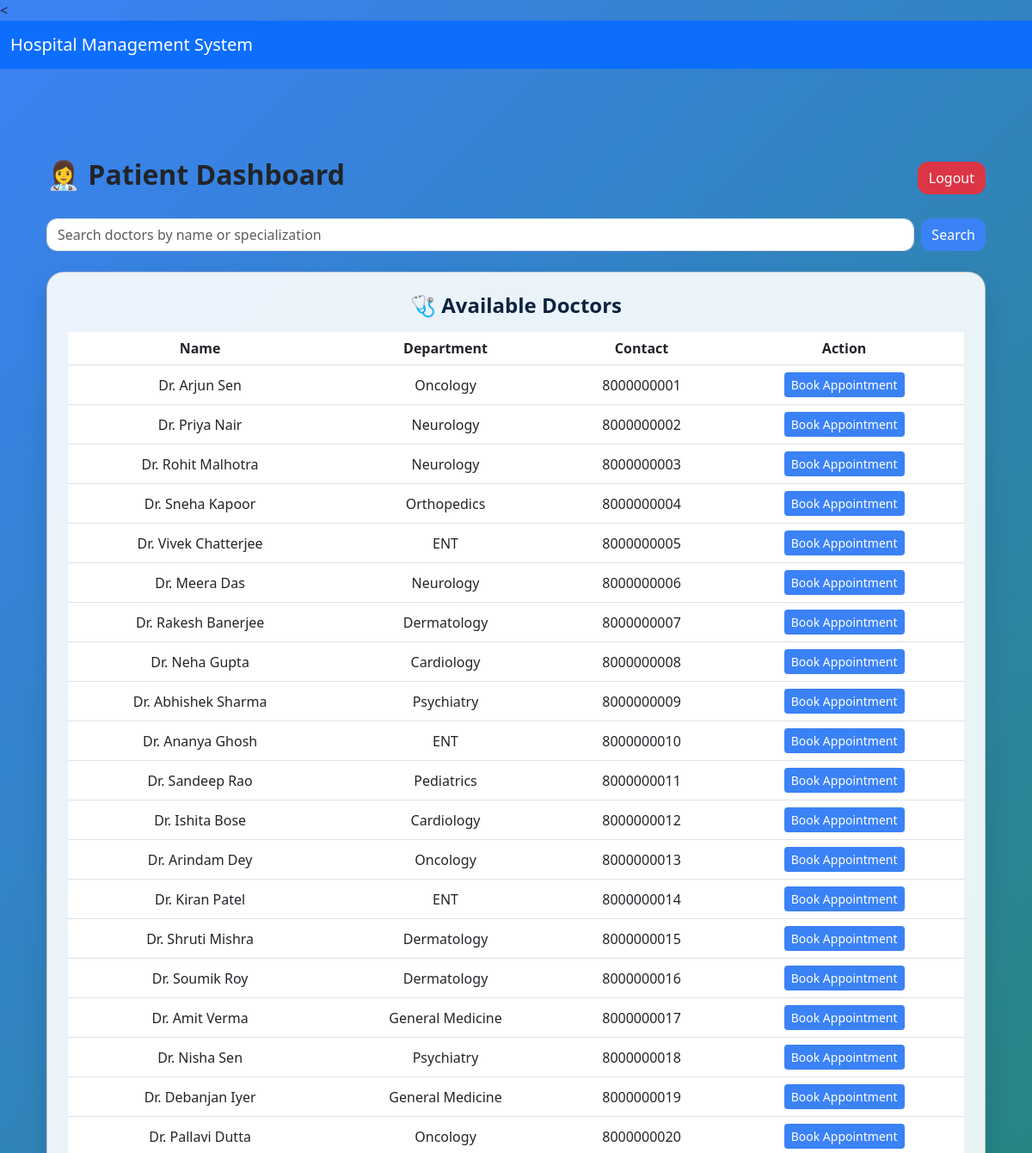
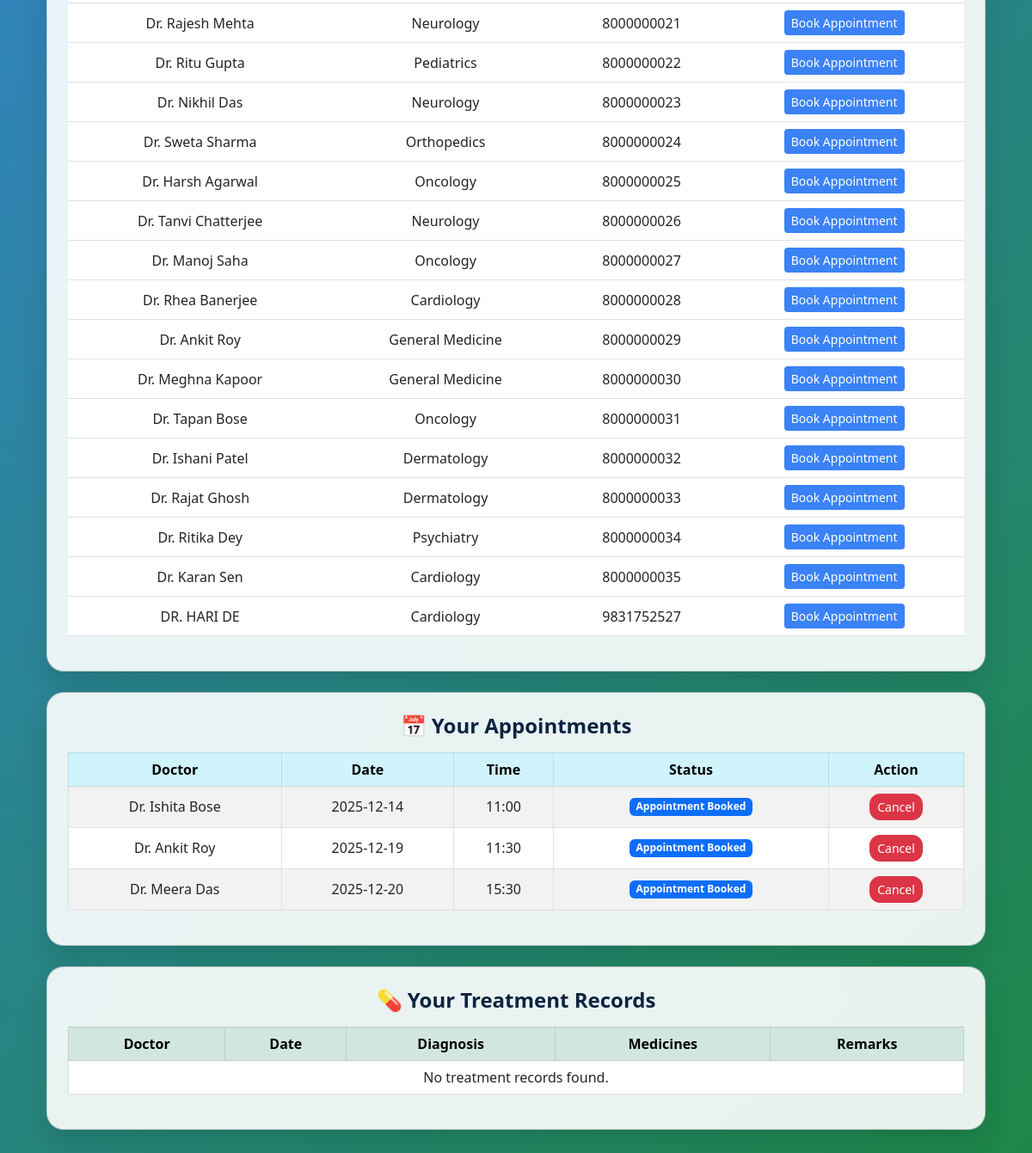
The app's page /patient_dashboard (signed in) with its own data (2 pictures, top to bottom).
### models.py (models this page shows, shortened)
class User(db.Model):
    id = db.Column(db.Integer, primary_key=True)
    username = db.Column(db.String(50), unique=True, nullable=False)
    name = db.Column(db.String(100), nullable=False)
    role = db.Column(db.String(20), nullable=False)  # admin, doctor, patient
    specialization = db.Column(db.String(100), nullable=True)  # department for doctors
    contact = db.Column(db.String(100), nullable=True)
    age = db.Column(db.Integer, nullable=True)
    gender = db.Column(db.String(20), nullable=True)
    password_hash = db.Column(db.String(200), nullable=False)
    approved = db.Column(db.Boolean, default=False)   # doctors must be approved
    rejected = db.Column(db.Boolean, default=False)
    created_at = db.Column(db.DateTime, default=datetime.datetime.utcnow)

class Appointment(db.Model):
    id = db.Column(db.Integer, primary_key=True)
    patient_id = db.Column(db.Integer, db.ForeignKey("user.id"))
    doctor_id = db.Column(db.Integer, db.ForeignKey("user.id"))
    date = db.Column(db.String(20))
    time = db.Column(db.String(20))
    status = db.Column(db.String(20), default="Pending")
    treatment = db.Column(db.String(250), nullable=True)
    medicine = db.Column(db.String(250), nullable=True)
    patient = db.relationship("User", foreign_keys=[patient_id])
    doctor = db.relationship("User", foreign_keys=[doctor_id])

### app.py (the view)
@app.route("/patient_dashboard")
def patient_dashboard():
    if session.get("role") != "patient":
        flash("Please login as patient.", "warning")
        return redirect(url_for("login"))
    patient_id = session["user_id"]
    doctors = User.query.filter_by(role="doctor", approved=True, rejected=False).all()
    appointments = Appointment.query.filter_by(patient_id=patient_id).order_by(Appointment.date, Appointment.time).all()
    treatments = []
    for appt in appointments:
        if appt.treatment or appt.medicine:
            treatments.append({
                "doctor_name": appt.doctor.name if appt.doctor else "Unknown",
                "date": appt.date,
                "diagnosis": appt.treatment,
                "medicines": appt.medicine,
                "remarks": appt.status
            })
    return render_template(
        "patient_dashboard.html",
        doctors=doctors,
        appointments=appointments,
        treatments=treatments
    )

### templates/patient_dashboard.html (shortened to what this page needs)
{% extends "base.html" %}
{% block content %}
<div class="container container-dashboard">
  <div class="d-flex justify-content-between align-items-center mb-4">
    <h2 class="fw-bold">👩‍⚕️ Patient Dashboard</h2>
    <a class="btn btn-danger" href="{{ url_for('logout') }}">Logout</a>
  </div>
  <form method="GET" action="{{ url_for('patient_search') }}" class="d-flex mb-4 search-bar">
    <input type="text" name="q" value="{{ request.args.get('q','') }}"
           class="form-control me-2" placeholder="Search doctors by name or specialization">
    <button class="btn btn-primary">Search</button>
  </form>
  <div class="card card-glass mb-4">
    <h4 class="section-title">🩺 Available Doctors</h4>
    <table class="table table-hover align-middle text-center">
      <thead>
        <tr>
          <th>Name</th>
          <th>Department</th>
          <th>Contact</th>
          <th>Action</th>
        </tr>
      </thead>
      <tbody>
        {% if doctors %}
          {% for d in doctors %}
          <tr>
            <td>{{ d.name }}</td>
            <td>{{ d.specialization or '-' }}</td>
            <td>{{ d.contact or '-' }}</td>
            <td>
              <a class="btn btn-primary btn-sm" href="{{ url_for('book', doctor_id=d.id) }}">Book Appointment</a>
            </td>
          </tr>
          {% endfor %}
        {% else %}
          <tr><td colspan="4">No doctors available.</td></tr>
        {% endif %}
      </tbody>
    </table>
  </div>
  <div class="card card-glass mb-4">
    <h4 class="section-title">📅 Your Appointments</h4>
    <table class="table table-bordered table-striped align-middle text-center">
      <thead class="table-info">
        <tr>
          <th>Doctor</th>
          <th>Date</th>
          <th>Time</th>
          <th>Status</th>
          <th>Action</th>
        </tr>
      </thead>
      <tbody>
        {% if appointments %}
          {% for a in appointments %}
          <tr>
            <td>{{ a.doctor.name }}</td>
            <td>{{ a.date }}</td>
            <td>{{ a.time }}</td>
            <td>
              {% if a.status == "Pending" %}
                <span class="badge bg-primary">Appointment Booked</span>
              {% elif a.status == "Completed" %}
                <span class="badge bg-success">{{ a.status }}</span>
              {% elif a.status == "Cancelled" %}
                <span class="badge bg-secondary">{{ a.status }}</span>
              {% else %}
                <span class="badge bg-warning text-dark">{{ a.status }}</span>
              {% endif %}
            </td>
            <td>
              {% if a.status != "Cancelled" and a.status != "Completed" %}
                <a href="{{ url_for('cancel_appointment', appointment_id=a.id) }}"
                   class="btn btn-danger btn-sm"
                   onclick="return confirm('Are you sure you want to cancel this appointment?');">
                   Cancel
                </a>
              {% else %}
                <button class="btn btn-secondary btn-sm" disabled>Not Allowed</button>
              {% endif %}
            </td>
          </tr>
          {% endfor %}
        {% else %}
          <tr><td colspan="5">You have no appointments.</td></tr>
        {% endif %}
      </tbody>
    </table>
  </div>
  <div class="card card-glass mb-4">
    <h4 class="section-title">💊 Your Treatment Records</h4>
    <table class="table table-bordered align-middle text-center">
      <thead class="table-success">
        <tr>
          <th>Doctor</th>
          <th>Date</th>
          <th>Diagnosis</th>
          <th>Medicines</th>
          <th>Remarks</th>
        </tr>
      </thead>
      <tbody>
        {% if treatments %}
          {% for t in treatments %}
          <tr>
            <td>{{ t.doctor_name }}</td>
            <td>{{ t.date }}</td>
            <td>{{ t.diagnosis or '-' }}</td>
            <td>{{ t.medicines or '-' }}</td>
            <td>{{ t.remarks or '-' }}</td>
          </tr>
          {% endfor %}
        {% else %}
          <tr><td colspan="5">No treatment records found.</td></tr>
        {% endif %}
      </tbody>
    </table>
  </div>
</div>
{% endblock %}

### templates/patient_dashboard.html (style rules this page uses)
.card-glass { background: rgba(255, 255, 255, 0.9); backdrop-filter: blur(16px); border-radius: 20px; padding: 1.5rem; box-shadow: 0 15px 30px rgba(0,0,0,0.12); }
.section-title { font-weight: 800; color: #0c2340; margin-bottom: 1rem; text-align: center; }
.table thead { font-weight: bold; background-color: rgba(59, 130, 246, 0.9); color: white; }
.table td, .table th { vertical-align: middle; }
.search-bar .form-control { border-radius: 12px; }
.search-bar .btn { border-radius: 12px; }
.btn-primary { background-color: #3b82f6; border: none; transition: 0.3s; }
.btn-danger { border-radius: 12px; transition: 0.3s; }
.container-dashboard { padding-top: 5rem; padding-bottom: 5rem; }

### records on screen
User: name "Dr. Arjun Sen", specialization "Oncology", contact "8000000001"
User: name "Dr. Priya Nair", specialization "Neurology", contact "8000000002"
User: name "Dr. Rohit Malhotra", specialization "Neurology", contact "8000000003"
User: name "Dr. Sneha Kapoor", specialization "Orthopedics", contact "8000000004"
User: name "Dr. Vivek Chatterjee", specialization "ENT", contact "8000000005"
User: name "Dr. Meera Das", specialization "Neurology", contact "8000000006"
User: name "Dr. Rakesh Banerjee", specialization "Dermatology", contact "8000000007"
User: name "Dr. Neha Gupta", specialization "Cardiology", contact "8000000008"
User: name "Dr. Abhishek Sharma", specialization "Psychiatry", contact "8000000009"
User: name "Dr. Ananya Ghosh", specialization "ENT", contact "8000000010"
User: name "Dr. Sandeep Rao", specialization "Pediatrics", contact "8000000011"
User: name "Dr. Ishita Bose", specialization "Cardiology", contact "8000000012"
User: name "Dr. Arindam Dey", specialization "Oncology", contact "8000000013"
User: name "Dr. Kiran Patel", specialization "ENT", contact "8000000014"
User: name "Dr. Shruti Mishra", specialization "Dermatology", contact "8000000015"
User: name "Dr. Soumik Roy", specialization "Dermatology", contact "8000000016"
User: name "Dr. Amit Verma", specialization "General Medicine", contact "8000000017"
User: name "Dr. Nisha Sen", specialization "Psychiatry", contact "8000000018"
User: name "Dr. Debanjan Iyer", specialization "General Medicine", contact "8000000019"
User: name "Dr. Pallavi Dutta", specialization "Oncology", contact "8000000020"
User: name "Dr. Rajesh Mehta", specialization "Neurology", contact "8000000021"
User: name "Dr. Ritu Gupta", specialization "Pediatrics", contact "8000000022"
User: name "Dr. Nikhil Das", specialization "Neurology", contact "8000000023"
User: name "Dr. Sweta Sharma", specialization "Orthopedics", contact "8000000024"
User: name "Dr. Harsh Agarwal", specialization "Oncology", contact "8000000025"
User: name "Dr. Tanvi Chatterjee", specialization "Neurology", contact "8000000026"
User: name "Dr. Manoj Saha", specialization "Oncology", contact "8000000027"
User: name "Dr. Rhea Banerjee", specialization "Cardiology", contact "8000000028"
User: name "Dr. Ankit Roy", specialization "General Medicine", contact "8000000029"
User: name "Dr. Meghna Kapoor", specialization "General Medicine", contact "8000000030"
User: name "Dr. Tapan Bose", specialization "Oncology", contact "8000000031"
User: name "Dr. Ishani Patel", specialization "Dermatology", contact "8000000032"
User: name "Dr. Rajat Ghosh", specialization "Dermatology", contact "8000000033"
User: name "Dr. Ritika Dey", specialization "Psychiatry", contact "8000000034"
User: name "Dr. Karan Sen", specialization "Cardiology", contact "8000000035"
User: name "DR. HARI DE", specialization "Cardiology", contact "9831752527"
Appointment: doctor.name "Dr. Ishita Bose", date "2025-12-14", time "11:00", status "Appointment Booked"
Appointment: doctor.name "Dr. Ankit Roy", date "2025-12-19", time "11:30", status "Appointment Booked"
Appointment: doctor.name "Dr. Meera Das", date "2025-12-20", time "15:30", status "Appointment Booked"
